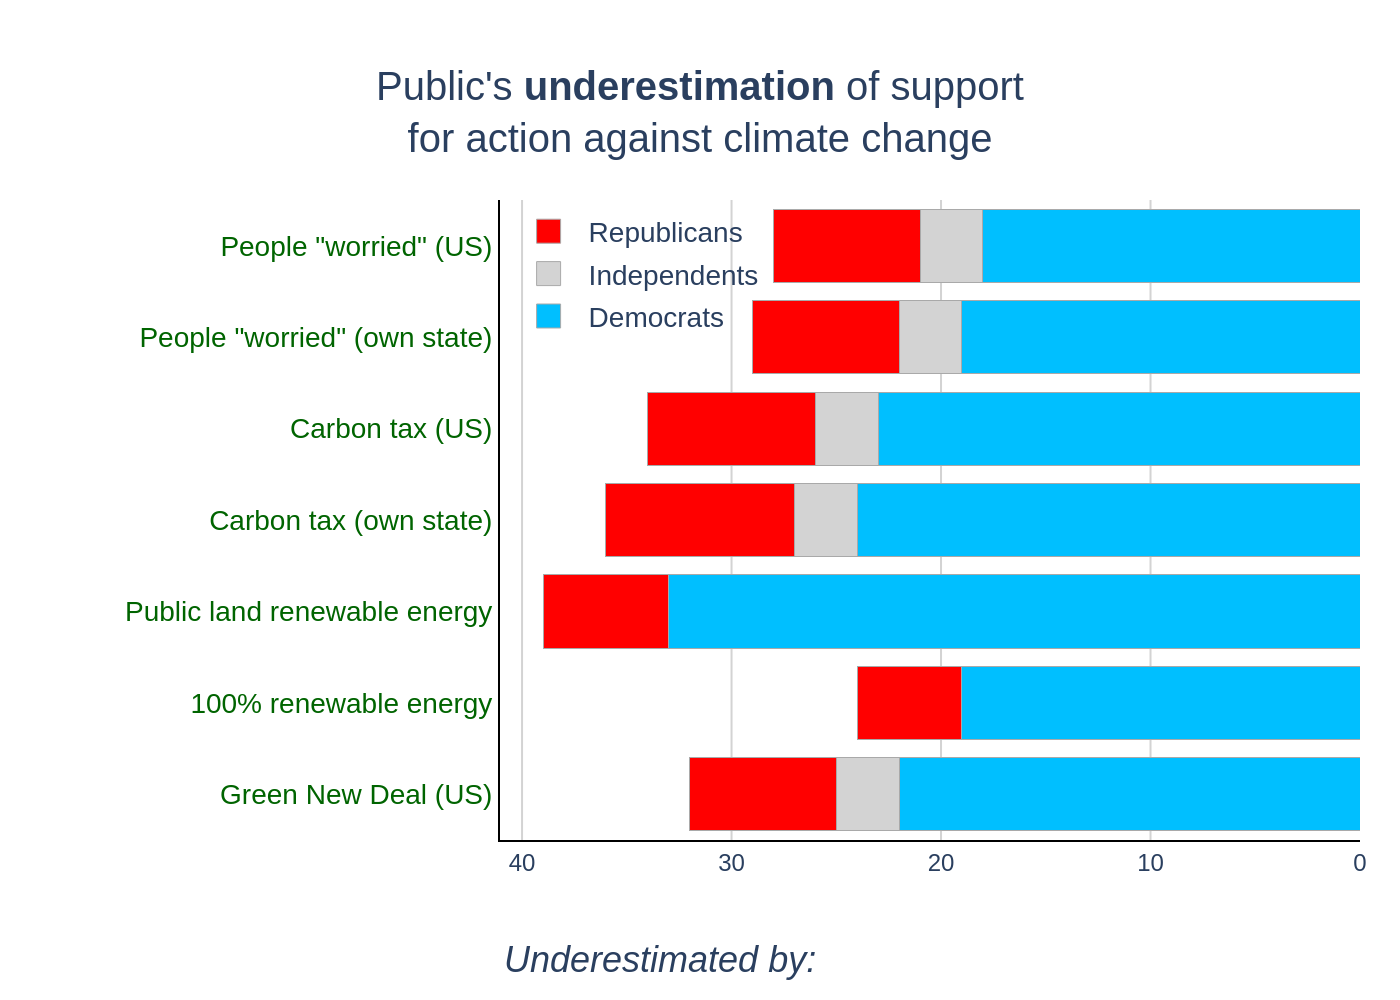

Write Python code to recreate this figure.
import sys
import json
import os
import plotly.graph_objects as go

# Check for command-line argument
if len(sys.argv) != 2:
    print("Usage: python generate_chart.py <path_to_json_file>")
    sys.exit(1)

# Get file path from command-line argument
json_filepath = sys.argv[1]

# Check if the file exists
if not os.path.exists(json_filepath):
    print(f"Error: File not found at {json_filepath}")
    sys.exit(1)

# Derive output filename from input filename
base_filename = os.path.splitext(os.path.basename(json_filepath))[0]
output_filename = f"{base_filename}.png"

# Load data from JSON file
with open(json_filepath, 'r', encoding='utf-8') as f:
    chart_info = json.load(f)

# Extract data for plotting
chart_data = chart_info.get('chart_data', [])
texts = chart_info.get('texts', {})
colors = chart_info.get('colors', [])

# Initialize figure
fig = go.Figure()

# Add traces for each data series
for i, series in enumerate(chart_data):
    fig.add_trace(go.Bar(
        y=series['y'],
        x=series['x'],
        name=series['name'],
        orientation='h',
        marker=dict(
            color=colors[i],
            line=dict(color='darkgray', width=0.5)
        )
    ))

# Update layout
fig.update_layout(
    barmode='stack',
    title=dict(
        text=texts.get('title'),
        x=0.5,
        xanchor='center',
        font=dict(size=20)
    ),
    xaxis=dict(
        autorange='reversed',
        range=[40, 0],
        tickvals=[0, 10, 20, 30, 40],
        ticksuffix='%',
        showgrid=True,
        gridcolor='lightgray',
        zeroline=False
    ),
    yaxis=dict(
        showgrid=False,
        tickfont=dict(color='#006400', size=14)
    ),
    legend=dict(
        x=0.01,
        y=1.0,
        xanchor='left',
        yanchor='top',
        bgcolor='rgba(255, 255, 255, 0)',
        bordercolor='rgba(0,0,0,0)',
        font=dict(size=14)
    ),
    font=dict(
        family="Arial"
    ),
    plot_bgcolor='white',
    margin=dict(l=250, r=20, t=100, b=80),
    height=500,
    width=800
)

# Set axis lines to be visible to create the plot border
fig.update_xaxes(showline=True, linewidth=1, linecolor='black')
fig.update_yaxes(showline=True, linewidth=1, linecolor='black')

# Use an annotation for the custom-placed x-axis title
if texts.get('x_axis_title'):
    fig.add_annotation(
        text=texts['x_axis_title'],
        xref="paper",
        yref="paper",
        x=0,
        y=-0.15,
        xanchor='left',
        yanchor='top',
        showarrow=False,
        align='left',
        font=dict(size=18)
    )

# Save the figure as a PNG image
fig.write_image(output_filename, scale=2)

print(f"Chart saved to {output_filename}")
